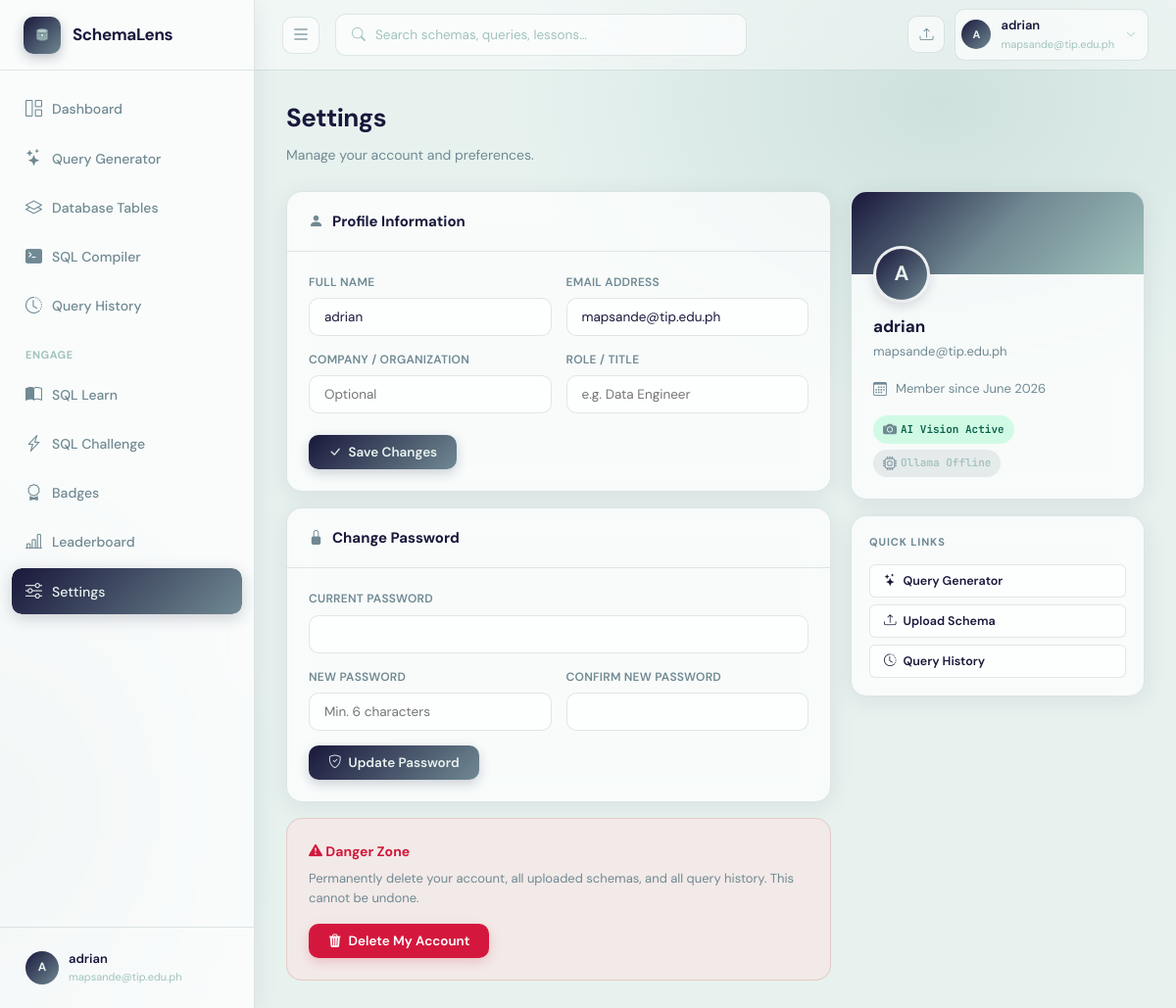
Page /settings (signed in) on the committed database.
### app.py (models this page shows)
class User(UserMixin, db.Model):
    __tablename__ = "users"
    id            = db.Column(db.Integer, primary_key=True)
    supabase_uid  = db.Column(db.String(256), unique=True, nullable=True)  # Supabase Auth UID
    name          = db.Column(db.String(120), nullable=False)
    email         = db.Column(db.String(200), unique=True, nullable=False)
    password      = db.Column(db.String(256), nullable=True)  # nullable — Supabase owns credentials
    company       = db.Column(db.String(120), default="")
    role          = db.Column(db.String(80), default="")
    last_active   = db.Column(db.DateTime, nullable=True)
    streak_days   = db.Column(db.Integer, default=0)
    created_at    = db.Column(db.DateTime, default=datetime.datetime.utcnow)
    agreement_accepted    = db.Column(db.Boolean, default=False)
    agreement_accepted_at = db.Column(db.DateTime, nullable=True)
    schemas      = db.relationship("SchemaUpload", backref="owner", lazy=True,
                                   cascade="all, delete-orphan")
    queries      = db.relationship("QueryHistory", backref="owner", lazy=True,
                                   cascade="all, delete-orphan")
    badges       = db.relationship("UserBadge", backref="user", lazy=True,
                                   cascade="all, delete-orphan")
    challenges   = db.relationship("ChallengeAttempt", backref="user", lazy=True,
                                   cascade="all, delete-orphan")

### app.py (the view, shortened to what this page needs)
@app.route("/settings", methods=["GET", "POST"])
@login_required
def settings():
    return render_template("settings.html", user=current_user)

### app.py (called while the page is built)
@login_manager.user_loader
def load_user(user_id):
    return db.session.get(User, int(user_id))

@app.context_processor
def inject_ai_status():
    return {"ai_vision_available": bool(GEMINI_API_KEY.strip())}

### templates/settings.html (shortened to what this page needs)
{% extends "base.html" %}
{% block content %}
<div class="page-head fade-in">
  <h1>Settings</h1>
  <p>Manage your account and preferences.</p>
</div>
<div class="settings-grid">
  <div>
    <div class="card fade-in fade-in-1" style="margin-bottom:16px;">
      <div class="card-header">
        <div class="card-title"><i class="bi bi-person-fill" style="color:var(--primary-mid);margin-right:9px;"></i>Profile Information</div>
      </div>
      <div class="card-body">
        <form method="POST" action="{{ url_for('settings') }}">
          <div class="form-row">
            <div class="form-group" style="margin:0;">
              <label class="label">Full Name</label>
              <input type="text" name="name" class="input" value="{{ user.name }}" required>
            </div>
            <div class="form-group" style="margin:0;">
              <label class="label">Email Address</label>
              <input type="email" name="email" class="input" value="{{ user.email }}" required>
            </div>
          </div>
          <div class="form-row">
            <div class="form-group" style="margin:0;">
              <label class="label">Company / Organization</label>
              <input type="text" name="company" class="input" value="{{ user.company }}" placeholder="Optional">
            </div>
            <div class="form-group" style="margin:0;">
              <label class="label">Role / Title</label>
              <input type="text" name="role" class="input" value="{{ user.role }}" placeholder="e.g. Data Engineer">
            </div>
          </div>
          <div style="margin-top:22px;">
            <button type="submit" class="btn btn-primary"><i class="bi bi-check-lg"></i> Save Changes</button>
          </div>
        </form>
      </div>
    </div>
    <div class="card fade-in fade-in-2" style="margin-bottom:16px;">
      <div class="card-header">
        <div class="card-title"><i class="bi bi-lock-fill" style="color:var(--primary-mid);margin-right:9px;"></i>Change Password</div>
      </div>
      <div class="card-body">
        <form method="POST" action="{{ url_for('settings') }}">
          <div class="form-group">
            <label class="label">Current Password</label>
            <input type="password" name="current_password" class="input" required>
          </div>
          <div class="form-row">
            <div class="form-group" style="margin:0;">
              <label class="label">New Password</label>
              <input type="password" name="new_password" class="input" placeholder="Min. 6 characters" required>
            </div>
            <div class="form-group" style="margin:0;">
              <label class="label">Confirm New Password</label>
              <input type="password" name="confirm_password" class="input" required>
            </div>
          </div>
          <div style="margin-top:8px;">
            <button type="submit" class="btn btn-primary"><i class="bi bi-shield-check"></i> Update Password</button>
          </div>
        </form>
      </div>
    </div>
    <div class="danger-zone fade-in fade-in-3">
      <h4><i class="bi bi-exclamation-triangle-fill"></i> Danger Zone</h4>
      <p>Permanently delete your account, all uploaded schemas, and all query history. This cannot be undone.</p>
      <form method="POST" action="{{ url_for('settings') }}" onsubmit="return confirm('This will permanently delete your account and all data. Are you sure?');">
        <button type="submit" class="btn btn-danger"><i class="bi bi-trash3-fill"></i> Delete My Account</button>
      </form>
    </div>
  </div>
  <div>
    <div class="profile-card fade-in fade-in-1">
      <div class="profile-banner"></div>
      <div class="profile-content">
        <div class="profile-avatar">{{ user.name[0].upper() }}</div>
        <div class="profile-name">{{ user.name }}</div>
        <div class="profile-email">{{ user.email }}</div>
        <div class="profile-meta">
          <div class="profile-meta-row">
            <i class="bi bi-calendar3"></i>
            Member since {{ user.created_at.strftime('%B %Y') }}
          </div>
          <div class="profile-meta-row" style="margin-top:7px;flex-direction:column;align-items:flex-start;gap:6px;">
            {% if ai_vision_available %}
            <span class="badge badge-green"><i class="bi bi-camera-fill"></i> AI Vision Active</span>
            {% else %}
            <span class="badge badge-amber"><i class="bi bi-exclamation-triangle-fill"></i> AI Vision Unavailable</span>
            {% endif %}
            <span id="settingsOllamaBadge" class="badge" style="background:rgba(156,163,175,0.2);color:var(--text-xs);">
            </span>
          </div>
        </div>
      </div>
    </div>
    <div class="card fade-in fade-in-2" style="padding:18px;">
      <div style="font-size:11px;font-weight:700;color:var(--text-soft);text-transform:uppercase;letter-spacing:.08em;margin-bottom:13px;">Quick Links</div>
      <div style="display:flex;flex-direction:column;gap:7px;">
        <a href="{{ url_for('query_page') }}" class="btn btn-outline btn-sm" style="justify-content:flex-start;"><i class="bi bi-stars"></i> Query Generator</a>
        <a href="{{ url_for('schemas') }}" class="btn btn-outline btn-sm" style="justify-content:flex-start;"><i class="bi bi-upload"></i> Upload Schema</a>
        <a href="{{ url_for('history') }}" class="btn btn-outline btn-sm" style="justify-content:flex-start;"><i class="bi bi-clock-history"></i> Query History</a>
      </div>
    </div>
  </div>
</div>
{% endblock %}

### templates/base.html (shortened to what this page needs)
<!DOCTYPE html>
<html lang="en">
<head>
  <link href="https://cdn.jsdelivr.net/npm/bootstrap-icons@1.11.3/font/bootstrap-icons.css" rel="stylesheet">
  <link rel="stylesheet" href="https://cdnjs.cloudflare.com/ajax/libs/highlight.js/11.9.0/styles/github-dark.min.css">
</head>
<body>
{% if current_user.is_authenticated %}
<aside class="sidebar" id="appSidebar" aria-label="Main Navigation">
  <div class="sidebar-logo">
    <a href="{{ url_for('dashboard') }}">
      <div class="logo-icon">
      </div>
      <span class="logo-text">SchemaLens</span>
    </a>
  </div>
  <nav class="sidebar-nav">
    <a href="{{ url_for('dashboard') }}" class="nav-item {% if request.endpoint=='dashboard' %}active{% endif %}">
      <i class="bi bi-grid-1x2" aria-hidden="true"></i> <span>Dashboard</span>
    </a>
    <a href="{{ url_for('query_page') }}" class="nav-item {% if request.endpoint=='query_page' %}active{% endif %}">
      <i class="bi bi-stars" aria-hidden="true"></i> <span>Query Generator</span>
    </a>
    <a href="{{ url_for('schemas') }}" class="nav-item {% if request.endpoint in ['schemas','schema_detail'] %}active{% endif %}">
      <i class="bi bi-layers" aria-hidden="true"></i> <span>Database Tables</span>
    </a>
    <a href="{{ url_for('sql_compiler') }}" class="nav-item {% if request.endpoint=='sql_compiler' %}active{% endif %}">
      <i class="bi bi-terminal-fill" aria-hidden="true"></i> <span>SQL Compiler</span>
    </a>
    <a href="{{ url_for('history') }}" class="nav-item {% if request.endpoint=='history' %}active{% endif %}">
      <i class="bi bi-clock-history" aria-hidden="true"></i> <span>Query History</span>
    </a>
    <div class="nav-section">Engage</div>
       <a href="{{ url_for('learn') }}" class="nav-item {% if request.endpoint=='learn' %}active{% endif %}">
      <i class="bi bi-book-half" aria-hidden="true"></i> <span>SQL Learn</span>
    </a>
    <a href="{{ url_for('challenge_page') }}" class="nav-item {% if request.endpoint=='challenge_page' %}active{% endif %}">
      <i class="bi bi-lightning-charge" aria-hidden="true"></i> <span>SQL Challenge</span>
    </a>
    <a href="{{ url_for('badges_page') }}"    class="nav-item {% if request.endpoint=='badges_page' %}active{% endif %}">
      <i class="bi bi-award" aria-hidden="true"></i> <span>Badges</span>
    </a>
    <a href="{{ url_for('leaderboard') }}"    class="nav-item {% if request.endpoint=='leaderboard' %}active{% endif %}">
      <i class="bi bi-bar-chart-line" aria-hidden="true"></i> <span>Leaderboard</span>
    </a>
    <a href="{{ url_for('settings') }}" class="nav-item {% if request.endpoint=='settings' %}active{% endif %}">
      <i class="bi bi-sliders" aria-hidden="true"></i> <span>Settings</span>
    </a>
  </nav>
  <div class="sidebar-footer">
   <a href="{{ url_for('settings')}}" class="user-dropdown-wrapper" style="text-decoration: none; color: inherit;" aria-haspopup="true" aria-label="User Profile and Settings">
      <div class="user-row" tabindex="0" aria-label="User Profile Summary">
        <div class="user-avatar">{{ current_user.name[0].upper() }}</div>
        <div>
          <div class="user-name">{{ current_user.name }}</div>
          <div class="user-email">{{ current_user.email[:26] }}{% if current_user.email|length > 26 %}…{% endif %}</div>
        </div>
      </div>
    </a>
  </div>
</aside>
<header class="topbar">
  <button class="icon-btn" id="sidebarToggleBtn" onclick="toggleSidebar()" aria-label="Toggle Sidebar" aria-controls="appSidebar">
    <i class="bi bi-list" style="font-size: 20px;"></i>
  </button>
<div class="search-box" style="position:relative;" id="searchBoxWrapper">
    <i class="bi bi-search" aria-hidden="true" id="searchIcon"></i>
    <input
      type="text"
      id="globalSearchInput"
      placeholder="Search schemas, queries, lessons…"
      autocomplete="off"
      autocorrect="off"
      spellcheck="false"
      aria-label="Global Search"
      aria-autocomplete="list"
      aria-controls="searchDropdown"
      aria-expanded="false"
      role="combobox"
    >
  </div>
  <div class="topbar-right">
    <a href="{{ url_for('schemas') }}" class="icon-btn" title="Upload Schema" aria-label="Upload Schema"><i class="bi bi-upload"></i></a>
    <div class="user-dropdown-wrapper">
      <div class="topbar-user" id="topbarUserBtn" tabindex="0" role="button" aria-haspopup="true" aria-expanded="false" aria-label="User Menu">
        <div class="user-avatar" style="width:30px;height:30px;font-size:11px;">{{ current_user.name[0].upper() }}</div>
        <div>
          <div class="name">{{ current_user.name }}</div>
          <div class="email">{{ current_user.email[:22] }}{% if current_user.email|length>22 %}…{% endif %}</div>
        </div>
        <i class="bi bi-chevron-down" style="font-size:10px;color:var(--text-xs);margin-left:2px;" aria-hidden="true"></i>
      </div>
    </div>
  </div>
</header>
<div class="main">
  <div class="page">
    {% block content %}{% endblock %}
  </div>
</div>
{% else %}
{% block auth_content %}{% endblock %}
{% endif %}
</body>
</html>

### templates/settings.html (style rules this page uses)
.page-head { margin-bottom: 26px; }
.page-head h1 { font-size: 26px; font-weight: 700; letter-spacing: -.5px; margin-bottom: 5px; }
.page-head p { font-size: 14px; color: var(--text-soft); }
.settings-grid { display: grid; grid-template-columns: 1fr 300px; gap: 20px; align-items: start; }
.form-row { display: grid; grid-template-columns: 1fr 1fr; gap: 15px; margin-bottom: 15px; }
.form-group { margin-bottom: 15px; }
.profile-card { background: var(--card-bg); backdrop-filter: blur(12px); border: 1px solid var(--border); border-radius: var(--radius); overflow: hidden; margin-bottom: 16px; box-shadow: var(--shadow); }
.profile-banner { height: 84px; background: linear-gradient(135deg, var(--primary), var(--primary-mid), var(--primary-light)); }
.profile-content { padding: 0 22px 22px; }
.profile-avatar { width: 58px; height: 58px; border-radius: 50%; background: linear-gradient(135deg, var(--primary), var(--primary-mid)); display: flex; align-items: center; justify-content: center; font-size: 21px; font-weight: 700; color: var(--primary-xlight); border: 3px solid rgba(255,255,255,0.9); margin-top: -29px; margin-bottom: 11px; box-shadow: 0 4px 12px rgba(25,24,59,0.15); }
.profile-name { font-size: 17px; font-weight: 700; }
.profile-email { font-size: 13px; color: var(--text-soft); margin-top: 2px; }
.profile-meta { margin-top: 16px; display:flex; flex-direction:column; gap:9px; }
.profile-meta-row { display:flex; align-items:center; gap:9px; font-size:13px; color:var(--text-soft); }
.profile-meta-row i { color: var(--primary-mid); font-size: 14px; }
.danger-zone { background: rgba(254,226,226,0.5); backdrop-filter: blur(8px); border: 1px solid rgba(153,27,27,0.15); border-radius: var(--radius); padding: 22px; }
.danger-zone h4 { font-size: 14px; font-weight: 700; color: var(--danger); margin-bottom: 7px; }
.danger-zone p { font-size: 13px; color: var(--text-soft); margin-bottom: 16px; line-height: 1.55; }

### rows in the picture
User: name "A", name "adrian", email "mapsande@tip.edu.ph", created_at "June 2026"
